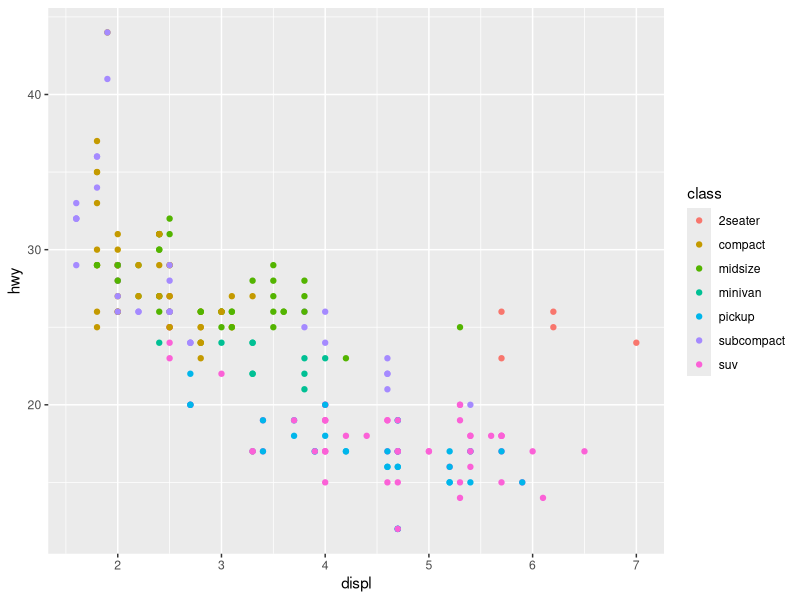
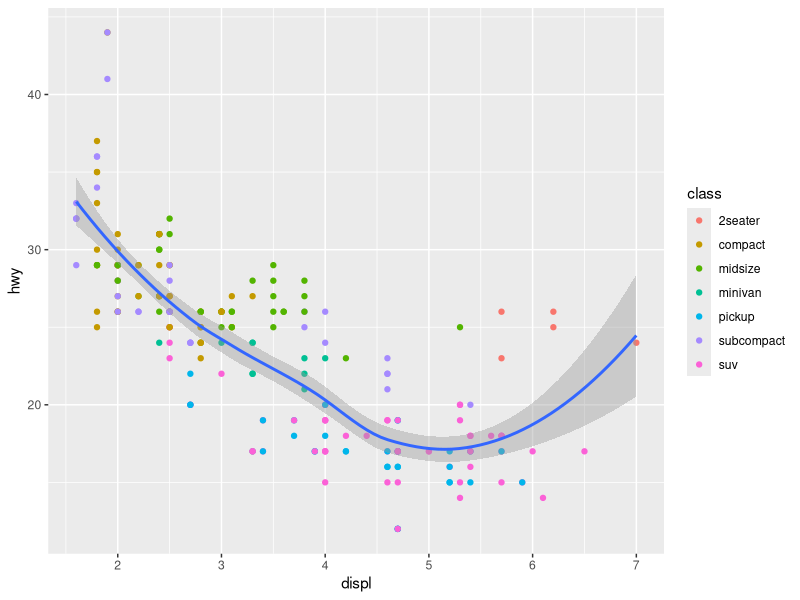
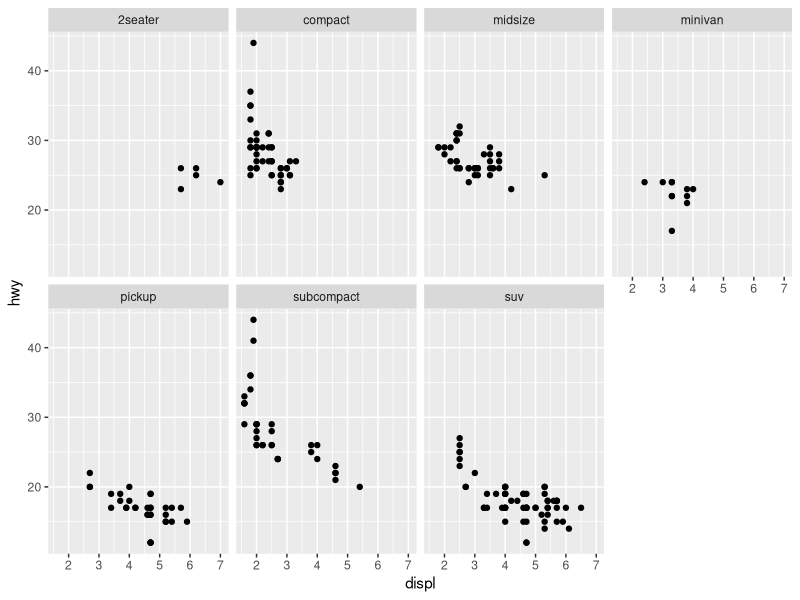
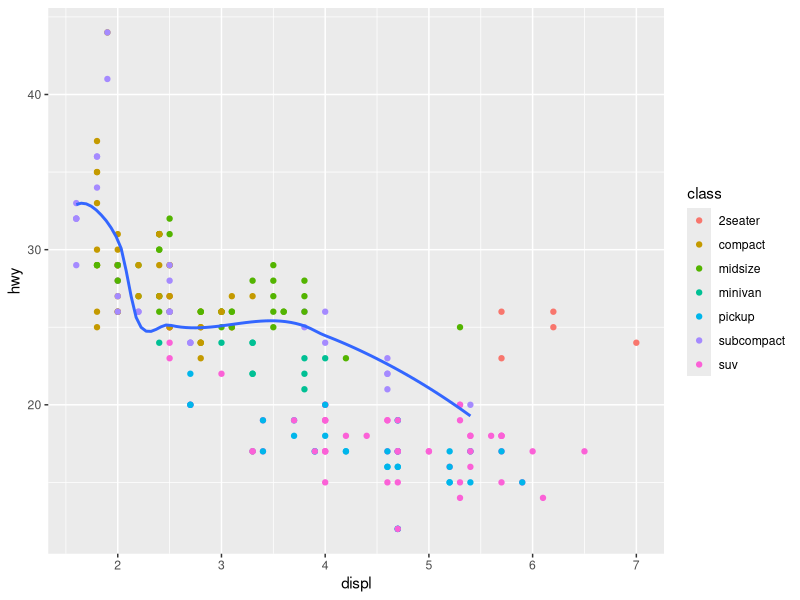
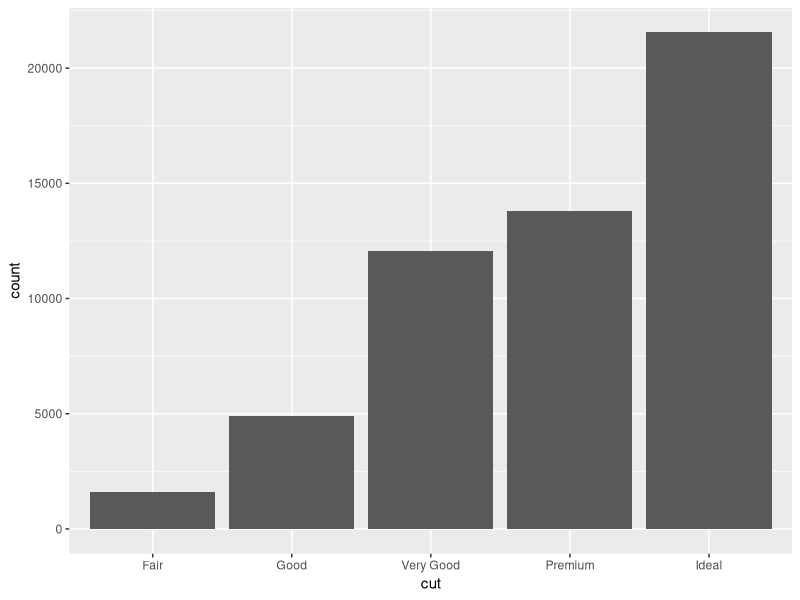

The R source for these figures, in order: (Note: this script raises an error after producing the figures.)
library(tidyverse) # Library I am using for ggplot2 and dplyr

mpg #First set of data

ggplot(data = mpg) +
  geom_point(mapping = aes(x = displ, y = hwy, color = class)) 
#Basic point plot with color shows the engine type and highway milage the car gets and also what type of car it is with color

ggplot(data = mpg, mapping = aes(x = displ, y = hwy)) +
  geom_point(mapping = aes(color = class)) +
  geom_smooth() 
#adds a line of best fit showing that highway mileage lowers with the amount of cylinders 

ggplot(data = mpg) +
  geom_point(mapping = aes(x = displ, y = hwy)) +
  facet_wrap(~ class, nrow = 2)
#breaks data into different graphs based on the class of car

ggplot(data = mpg, mapping = aes(x = displ, y = hwy)) +
  geom_point(mapping = aes(color = class)) +
  geom_smooth(
    data = filter(mpg, class == "subcompact"),
    se = FALSE
  )
#the smooth line now only is based off of the subcompact car class

#second chapter
library(tidyverse)#need to load this every time

diamonds #second data set

ggplot(data = diamonds) +
  geom_bar(mapping = aes(x = cut)) 
#creates a basic bar graph

ggplot(data = diamond) +
  stat_count(maping = aes(x = cut))
#makes the same bar graph different code

ggplot(data = diamonds) +
  geom_bar(mapping = aes(x = cut, y = ..prop.., group = 1))
#makes a bar graph of proportions rather than bulk numbers

ggplot(data = diamonds) +
  stat_summary(
    mapping = aes(x = cut, y = depth),
    fun.ymin = min,
    fun.ymax = max,
    fun.y = median
  )
#makes a box graph here comparing cut and depth they are found at

ggplot(data = diamonds) +
  geom_bar(mapping = aes(x = cut, color = cut, fill = cut))
#color adds an outline, fill fills thebars a color

ggplot(data = diamonds) +
  geom_bar(mapping = aes(x = cut, fill = clarity))
#if you use a second varible will fill the bars in proportion to the bar, here cut broken down into clarity

ggplot(data = diamonds) +
  geom_bar(mapping = aes(x = cut, fill = clarity),
  position = "fill"
  )
#makes the bars even but shows proportion of cut compared to clarity better

ggplot(data = diamonds) +
  geom_bar(mapping = aes(x = cut, fill = clarity),
           position = "dodge"
  )
#makes seprate bars to better show numbers over proportions
